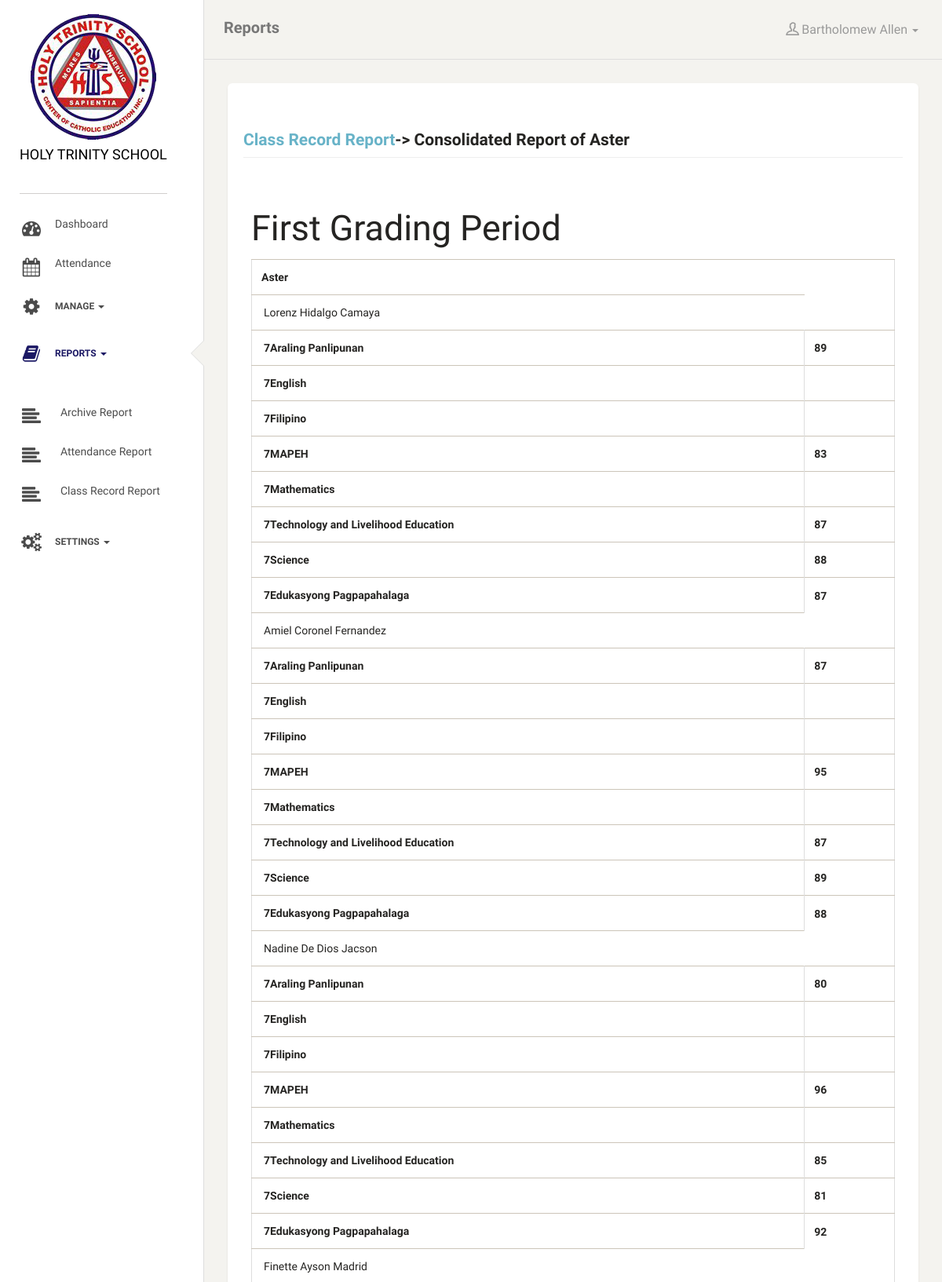
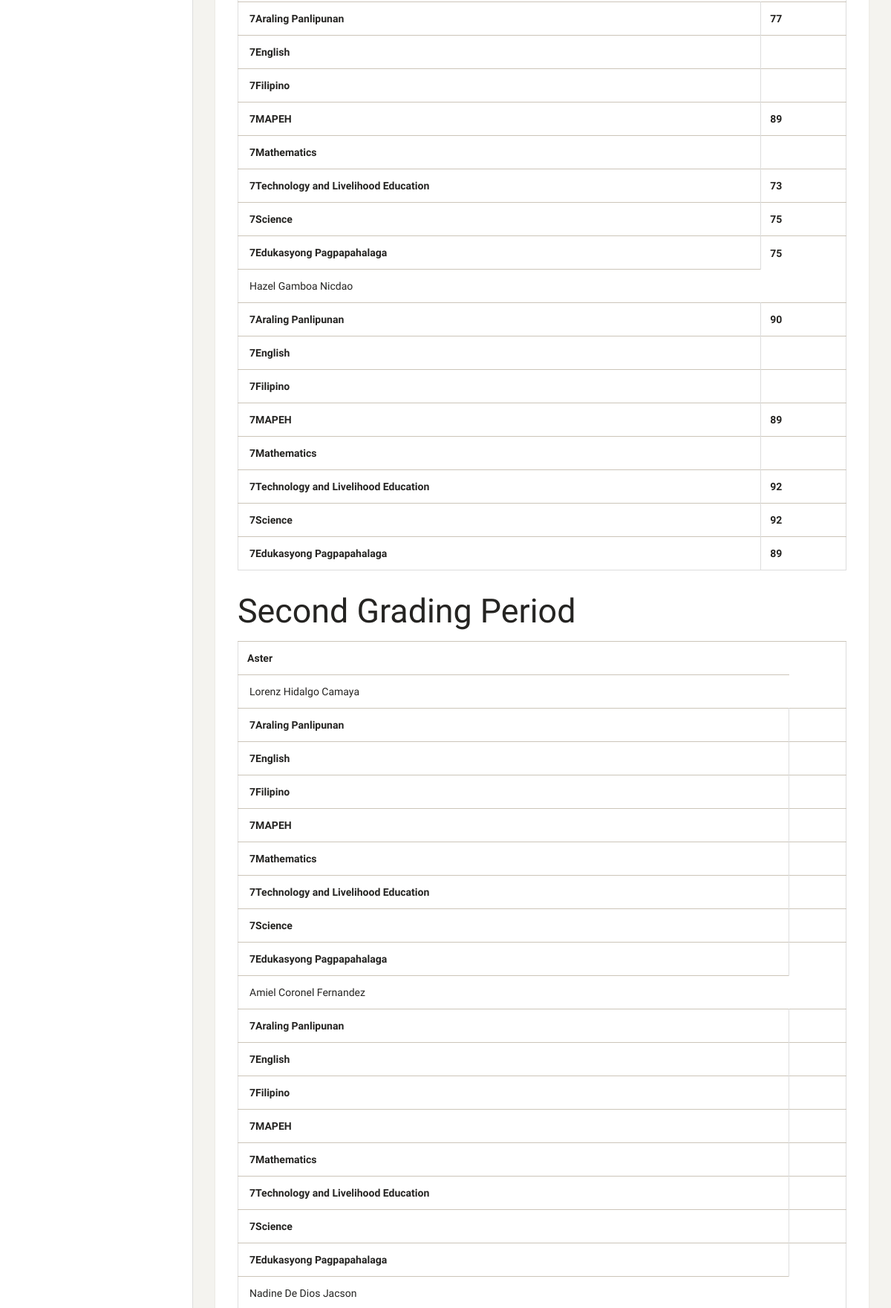
The page /reports.php?s=cls_rec_section&sid=14&ay=7 (signed in, upper part) on the database its author committed (2 pictures, top to bottom).
### tables this page shows
CREATE TABLE `sections` (
  `section_id` int(11) NOT NULL AUTO_INCREMENT,
  `gradelevel_id` int(11) NOT NULL,
  `section_description` varchar(255) NOT NULL,
  `archive_status` int(11) NOT NULL,
  PRIMARY KEY (`section_id`)
);

CREATE TABLE `gradingperiod` (
  `gradingperiod_id` int(11) NOT NULL AUTO_INCREMENT,
  `description` varchar(255) NOT NULL,
  `status` int(11) NOT NULL,
  PRIMARY KEY (`gradingperiod_id`)
);

CREATE TABLE `student_section` (
  `student_level_id` int(11) NOT NULL AUTO_INCREMENT,
  `student_id` int(11) NOT NULL,
  `section_id` int(11) NOT NULL,
  `schoolyear_id` int(11) NOT NULL,
  `archive_status` int(11) NOT NULL,
  PRIMARY KEY (`student_level_id`)
);

CREATE TABLE `students` (
  `student_id` int(11) NOT NULL AUTO_INCREMENT,
  `student_idno` varchar(255) NOT NULL,
  `student_barcode` varchar(255) NOT NULL,
  `last_name` varchar(255) NOT NULL,
  `first_name` varchar(255) NOT NULL,
  `middle_name` varchar(255) NOT NULL,
  `suffix` varchar(100) NOT NULL,
  `birthdate` date NOT NULL,
  `contact_no` varchar(20) NOT NULL,
  `image_1` text NOT NULL,
  `archive_status` int(11) NOT NULL,
  PRIMARY KEY (`student_id`)
);

CREATE TABLE `gradelevel_subject` (
  `level_subject_id` int(11) NOT NULL AUTO_INCREMENT,
  `level_id` int(11) NOT NULL,
  `subject_id` int(11) NOT NULL,
  `archive_status` int(11) NOT NULL,
  PRIMARY KEY (`level_subject_id`)
);

CREATE TABLE `subjects` (
  `subject_id` int(11) NOT NULL AUTO_INCREMENT,
  `subject_code` varchar(50) NOT NULL,
  `subject_description` varchar(255) NOT NULL,
  `archive_status` int(11) NOT NULL DEFAULT '0',
  PRIMARY KEY (`subject_id`)
);

CREATE TABLE `outputs_final` (
  `output_final_id` int(11) NOT NULL AUTO_INCREMENT,
  `teacher_id` int(11) NOT NULL,
  `student_id` int(11) NOT NULL,
  `subject_id` int(11) NOT NULL,
  `gradingperiod_id` int(11) NOT NULL,
  `section_id` int(11) NOT NULL,
  `total_score` int(11) NOT NULL,
  PRIMARY KEY (`output_final_id`)
);

### includes/functions.php (called while the page is built, shortened)
<?php
function displaySubjectDesc($id){
    global $connection;
    $query = "SELECT * FROM subjects WHERE subject_id = {$id}";
    $result = mysqli_query($connection, $query);
    $row = mysqli_fetch_array($result);
    return $row['subject_description'];
}
function displayStudentName($id){
    global $connection;
    $query = "SELECT * FROM students WHERE student_id = {$id}";
    $result = mysqli_query($connection, $query);
    $row = mysqli_fetch_array($result);
    return $row['first_name'] . " " . $row['middle_name'] . " " . $row['last_name'];
}
function displaySectionDesc($id){
    global $connection;
    $query = "SELECT * FROM sections WHERE section_id = {$id}";
    $result = mysqli_query($connection, $query);
    $row = mysqli_fetch_array($result);
    return $row['section_description'];
}
function displayGradingPeriodGrade($student_id, $subid, $secid, $gradingperiod_id ){
    global $connection;
    $query = "SELECT * FROM outputs_final WHERE student_id = {$student_id} AND section_id = {$secid} AND subject_id = {$subid} AND gradingperiod_id = {$gradingperiod_id} ";
    $result = mysqli_query($connection, $query);
    $row = mysqli_fetch_array($result);
    return $row['total_score'];
}

### includes/reports_class_record_section.php (the view)
<div class="container-fluid">
    <div class="row">
        <div class="col-lg-12">
            <?php
            $queryGp = "SELECT * FROM gradingperiod";
            $resultGp = mysqli_query($connection, $queryGp);
            while($rowGp = mysqli_fetch_array($resultGp)):
             ?>
             <h1><?= $rowGp['description'] ?></h1>
             <table class="table table-bordered">
                <?php
                $querySec = "SELECT * FROM sections WHERE archive_status = 0 AND section_id = {$_GET['sid']}";
                $resultSec = mysqli_query($connection, $querySec);
                while($rowSec = mysqli_fetch_array($resultSec)):
                    ?>
                    <tr>
                        <th colspan=2>
                            <?= displaySectionDesc($rowSec[0]) ?>
                        </th>
                    </tr>
                    <?php
                    $queryStuds = "SELECT * FROM student_section a LEFT JOIN students b ON a.student_id=b.student_id WHERE a.archive_status = 0 AND b.archive_status = 0 AND section_id = {$rowSec[0]} AND schoolyear_id = {$_GET['ay']} ORDER BY b.last_name";
                    $resultStuds = mysqli_query($connection, $queryStuds);
                    while($rowStuds = mysqli_fetch_array($resultStuds)):
                    ?>
                    <tr>
                        <td><?= displayStudentName($rowStuds['student_id']) ?></td>
                    </tr>
                        <?php
                        $querySub = "SELECT * FROM gradelevel_subject a LEFT JOIN subjects b ON a.subject_id=b.subject_id WHERE a.level_id = {$rowSec['gradelevel_id']} AND a.archive_status=0 AND b.archive_status=0";
                        $resultSub = mysqli_query($connection, $querySub) or die(mysqli_error($connection) . $querySub) ;
                        while($rowSub = mysqli_fetch_array($resultSub)):
                        ?>
                        <tr style="font-weight: bold">
                            <td><?= displaySubjectDesc($rowSub['subject_id']) ?></td>
                            <td><?= displayGradingPeriodGrade($rowStuds['student_id'], $rowSub['subject_id'], $rowSec[0], $rowGp[0]) ?></td>
                        </tr>
                        <?php endwhile  ?>
                    <?php endwhile  ?>
                <?php endwhile  ?>
                </table>
            <?php endwhile  ?>
        </div>
    </div>
</div>

### reports.php (shortened to what this page needs)
<?php include("includes/header.php") ?>
    <?php include("includes/side-nav.php") ?>
    <?php include("includes/top-nav.php") ?>
    <div class="content">
        <div class="container-fluid">
            <div class="card">
                <div class="header">
                    <?php
            if(isset($_GET['s'])&&$_GET['s']=="attendance")
                echo '<h4 class="page-header">Attendance Report</h4>';
            elseif(isset($_GET['s'])&&$_GET['s']=="attendance_month")
                echo '<h4 class="page-header"><a href="reports.php?s=attendance">Attendance Report</a>-> Monthly Report ('.date("F", strtotime("2017-{$_GET['m']}-01")).')</h4>';
            elseif(isset($_GET['s'])&&$_GET['s']=="archive_month")
                echo '<h4 class="page-header"><a href="reports.php?s=archive">Archive Report</a>-> Monthly Report ('.date("F", strtotime("2017-{$_GET['m']}-01")).')</h4>';
            elseif(isset($_GET['s'])&&$_GET['s']=="cls_rec")
                echo '<h4 class="page-header">Class Record Report</h4>';
            elseif(isset($_GET['s'])&&$_GET['s']=="cls_rec_section")
                echo '<h4 class="page-header"><a href="reports.php?s=cls_rec">Class Record Report</a>-> Consolidated Report of '.displaySectionDesc($_GET['sid']).'</h4>';
            elseif(isset($_GET['s'])&&$_GET['s']=="archive")
                echo '<h4 class="page-header">Archive Report</h4>';
            else
                echo '<h4 class="page-header">View Reports</h4>';
                        ?>
                </div>
                <div class="content">
                    <?php
                if(isset($_GET['s'])) $source = $_GET['s']; else $source = '';
                   switch($source){
                       case 'cls_rec_section':
                           include "includes/reports_class_record_section.php";
                           break;
                   }
               ?>
                </div>
            </div>
        </div>
    </div>
    <?php include("includes/footer.php") ?>

### rows shown on the page
sections: section_description "Aster", displaySectionDesc($rowSec[0]) "Aster"
gradingperiod: description "First Grading Period"
student_section: student.last_name "Lorenz Hidalgo Camaya"
gradelevel_subject: subject.subject_description "7Araling Panlipunan"
students: student_id.total_score "89", student_id.total_score "83", student_id.total_score "87", student_id.total_score "88"
gradelevel_subject: subject.subject_description "7English"
gradelevel_subject: subject.subject_description "7Filipino"
gradelevel_subject: subject.subject_description "7MAPEH"
gradelevel_subject: subject.subject_description "7Mathematics"
gradelevel_subject: subject.subject_description "7Technology and Livelihood Education"
gradelevel_subject: subject.subject_description "7Science"
gradelevel_subject: subject.subject_description "7Edukasyong Pagpapahalaga"
student_section: student.last_name "Amiel Coronel Fernandez"
students: student_id.total_score "87", student_id.total_score "95", student_id.total_score "89", student_id.total_score "88"
student_section: student.last_name "Nadine De Dios Jacson"
students: student_id.total_score "80", student_id.total_score "96", student_id.total_score "85", student_id.total_score "81", student_id.total_score "92"
student_section: student.last_name "Finette Ayson Madrid"
students: student_id.total_score "77", student_id.total_score "89", student_id.total_score "73", student_id.total_score "75"
student_section: student.last_name "Hazel Gamboa Nicdao"
students: student_id.total_score "90", student_id.total_score "89", student_id.total_score "92"
gradingperiod: description "Second Grading Period"

### other values the page prints
$activePage "Reports"
$_SESSION['hts_user_firstname'] "Bartholomew"
$_SESSION['hts_user_lastname'] "Allen"
